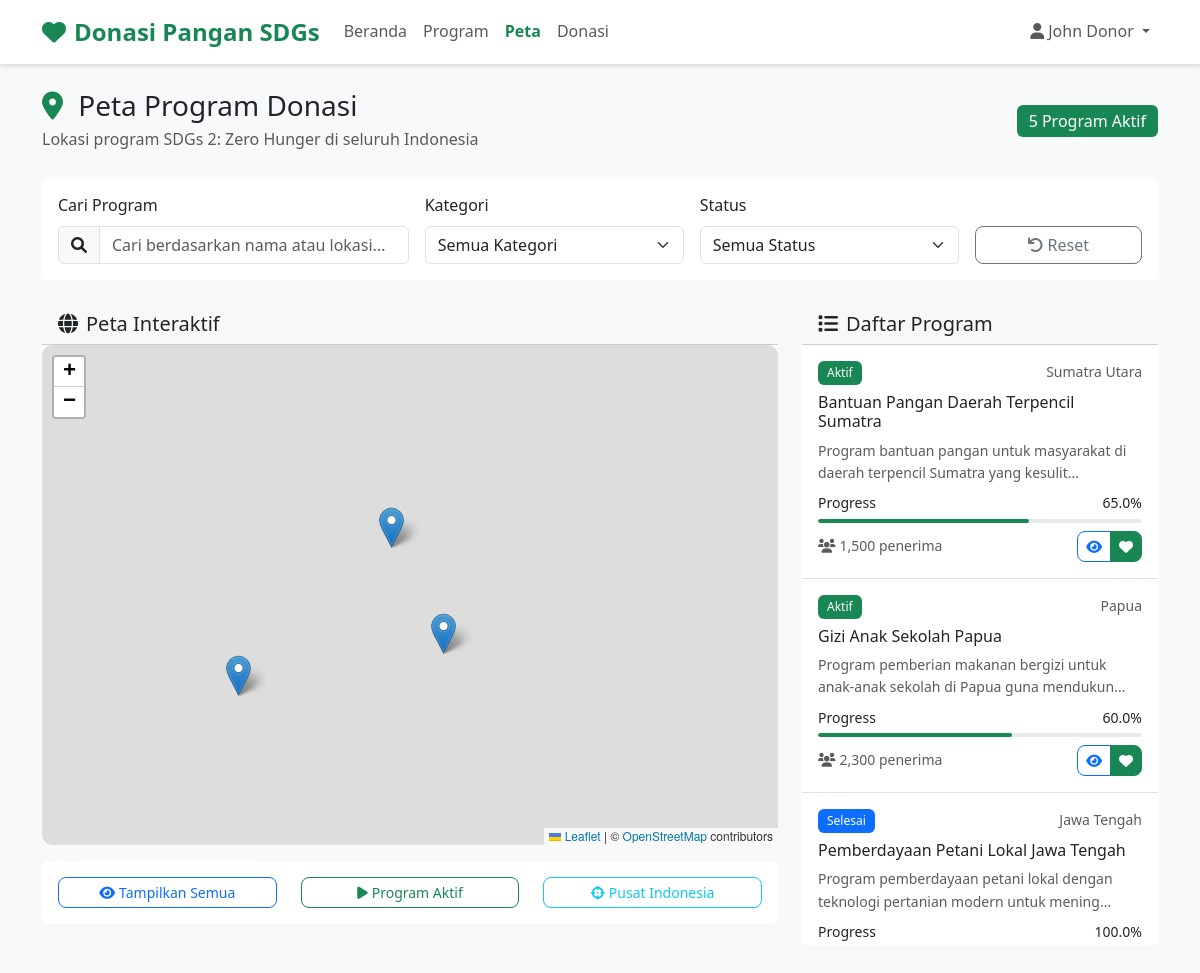
/maps.php (signed in), run on the app's committed database.
### tables this page shows
CREATE TABLE programs (
    id INT PRIMARY KEY AUTO_INCREMENT,
    title VARCHAR(255) NOT NULL,
    description TEXT NOT NULL,
    target_amount DECIMAL(15,2) NOT NULL,
    current_amount DECIMAL(15,2) DEFAULT 0,
    location VARCHAR(100) NOT NULL,
    category VARCHAR(100),
    status ENUM('active', 'completed', 'paused') DEFAULT 'active',
    start_date DATE,
    end_date DATE,
    latitude DECIMAL(10, 8),
    longitude DECIMAL(11, 8),
    address TEXT,
    beneficiaries INT DEFAULT 0,
    created_by INT,
    created_at TIMESTAMP DEFAULT CURRENT_TIMESTAMP,
    updated_at TIMESTAMP DEFAULT CURRENT_TIMESTAMP ON UPDATE CURRENT_TIMESTAMP,
    FOREIGN KEY (created_by) REFERENCES users(id)
);

### includes/config.php (called while the page is built, shortened)
<?php
function isLoggedIn() {
    return isset($_SESSION['user_id']);
}
?>

### maps.php (the view, shortened to what this page needs)
<?php
require_once 'includes/config.php';
try {
    $stmt = $pdo->prepare("
        SELECT p.*,
               (SELECT COUNT(*) FROM donations d WHERE d.program_id = p.id AND d.payment_status = 'success') as donor_count
        FROM programs p
        WHERE p.latitude IS NOT NULL AND p.longitude IS NOT NULL
        ORDER BY p.created_at DESC
    ");
    $stmt->execute();
    $programs = $stmt->fetchAll();
} catch (PDOException $e) {
    $programs = [];
}
?>
<!DOCTYPE html>
<html lang="id">
<head>
    <link href="https://cdn.jsdelivr.net/npm/bootstrap@5.3.0/dist/css/bootstrap.min.css" rel="stylesheet">
    <link href="https://cdnjs.cloudflare.com/ajax/libs/font-awesome/6.0.0/css/all.min.css" rel="stylesheet">
    <link rel="stylesheet" href="https://unpkg.com/leaflet@1.9.4/dist/leaflet.css"/>
    <link href="assets/css/style.css" rel="stylesheet">
</head>
<body class="bg-light">
    <nav class="navbar navbar-expand-lg navbar-light bg-white border-bottom sticky-top">
        <div class="container">
            <a class="navbar-brand d-flex align-items-center" href="index.php">
                <i class="fas fa-heart text-success me-2 fs-4"></i>
                <span class="fw-bold text-success">Donasi Pangan SDGs</span>
            </a>
            <div class="collapse navbar-collapse" id="navbarNav">
                <ul class="navbar-nav me-auto">
                    <li class="nav-item">
                        <a class="nav-link" href="index.php">Beranda</a>
                    </li>
                    <li class="nav-item">
                        <a class="nav-link" href="dashboard.php">Program</a>
                    </li>
                    <li class="nav-item">
                        <a class="nav-link active" href="maps.php">Peta</a>
                    </li>
                    <li class="nav-item">
                        <a class="nav-link" href="donate.php">Donasi</a>
                    </li>
                </ul>
                <div class="navbar-nav">
                    <?php if (isLoggedIn()): ?>
                        <div class="dropdown">
                            <a class="nav-link dropdown-toggle" href="#" role="button" data-bs-toggle="dropdown">
                                <i class="fas fa-user me-1"></i><?= htmlspecialchars($_SESSION['user_name']) ?>
                            </a>
                        </div>
                    <?php else: ?>
                        <a class="nav-link btn btn-outline-success me-2" href="login.php">Login</a>
                        <a class="nav-link btn btn-success" href="register.php">Register</a>
                    <?php endif; ?>
                </div>
            </div>
        </div>
    </nav>
    <div class="container py-4">
        <div class="row mb-4">
            <div class="col">
                <div class="d-flex justify-content-between align-items-center">
                    <div>
                        <h1 class="h3 mb-1">
                            <i class="fas fa-map-marker-alt text-success me-2"></i>
                            Peta Program Donasi
                        </h1>
                        <p class="text-muted mb-0">Lokasi program SDGs 2: Zero Hunger di seluruh Indonesia</p>
                    </div>
                    <div class="badge bg-success fs-6">
                        <?= count($programs) ?> Program Aktif
                    </div>
                </div>
            </div>
        </div>
        <div class="card mb-4">
            <div class="card-body">
                <div class="row g-3">
                    <div class="col-md-4">
                        <label class="form-label">Cari Program</label>
                        <div class="input-group">
                            <span class="input-group-text"><i class="fas fa-search"></i></span>
                            <input type="text" class="form-control" id="searchInput" placeholder="Cari berdasarkan nama atau lokasi...">
                        </div>
                    </div>
                    <div class="col-md-3">
                        <label class="form-label">Kategori</label>
                        <select class="form-select" id="categoryFilter">
                            <option value="">Semua Kategori</option>
                        </select>
                    </div>
                    <div class="col-md-3">
                        <label class="form-label">Status</label>
                        <select class="form-select" id="statusFilter">
                            <option value="">Semua Status</option>
                        </select>
                    </div>
                    <div class="col-md-2">
                        <label class="form-label">&nbsp;</label>
                        <button class="btn btn-outline-secondary w-100" onclick="resetFilters()">
                            <i class="fas fa-undo me-1"></i>Reset
                        </button>
                    </div>
                </div>
            </div>
        </div>
        <div class="row">
            <div class="col-lg-8 mb-4">
                <div class="card">
                    <div class="card-header">
                        <h5 class="card-title mb-0">
                            <i class="fas fa-globe me-2"></i>Peta Interaktif
                        </h5>
                    </div>
                    <div class="card-body p-0">
                        <div id="map"></div>
                    </div>
                </div>
                 <div class="card mt-3">
                    <div class="card-body">
                        <div class="row text-center">
                            <div class="col-4">
                                <button class="btn btn-outline-primary btn-sm w-100" onclick="showAllPrograms()">
                                    <i class="fas fa-eye me-1"></i>Tampilkan Semua
                                </button>
                            </div>
                            <div class="col-4">
                                <button class="btn btn-outline-success btn-sm w-100" onclick="filterByStatus('active')">
                                    <i class="fas fa-play me-1"></i>Program Aktif
                                </button>
                            </div>
                            <div class="col-4">
                                <button class="btn btn-outline-info btn-sm w-100" onclick="centerMap()">
                                    <i class="fas fa-crosshairs me-1"></i>Pusat Indonesia
                                </button>
                            </div>
                        </div>
                    </div>
                </div>
            </div>
            <div class="col-lg-4">
                <div class="card">
                    <div class="card-header">
                        <h5 class="card-title mb-0">
                            <i class="fas fa-list me-2"></i>Daftar Program
                        </h5>
                    </div>
                    <div class="card-body p-0">
                        <div id="programList" style="max-height: 600px; overflow-y: auto;">
                            <?php if (empty($programs)): ?>
                                <p class="p-3 text-center text-muted">Tidak ada program yang ditemukan.</p>
                            <?php else: ?>
                                <?php foreach ($programs as $program): ?>
                                    <div class="program-card p-3 border-bottom" data-program-id="<?= $program['id'] ?>" onclick="selectProgram(<?= $program['id'] ?>)">
                                        <div class="d-flex justify-content-between align-items-start mb-2">
                                            <span class="badge bg-<?= $program['status'] === 'active' ? 'success' : ($program['status'] === 'completed' ? 'primary' : 'secondary') ?> small">
                                                <?= $program['status'] === 'active' ? 'Aktif' : ($program['status'] === 'completed' ? 'Selesai' : 'Dijeda') ?>
                                            </span>
                                            <small class="text-muted"><?= htmlspecialchars($program['location']) ?></small>
                                        </div>
                                        <h6 class="mb-2 program-title"><?= htmlspecialchars($program['title']) ?></h6>
                                        <p class="text-muted small mb-2 program-description"><?= htmlspecialchars(substr($program['description'], 0, 80)) ?>...</p>
                                        <?php
                                        $progress = $program['target_amount'] > 0 ? ($program['current_amount'] / $program['target_amount']) * 100 : 0;
                                        ?>
                                        <div class="mb-2">
                                            <div class="d-flex justify-content-between small mb-1">
                                                <span>Progress</span>
                                                <span><?= number_format($progress, 1) ?>%</span>
                                            </div>
                                            <div class="progress" style="height: 4px;">
                                                <div class="progress-bar bg-success" style="width: <?= min($progress, 100) ?>%"></div>
                                            </div>
                                        </div>
                                        <div class="d-flex justify-content-between align-items-center">
                                            <small class="text-muted">
                                                <i class="fas fa-users me-1"></i><?= number_format($program['beneficiaries']) ?> penerima
                                            </small>
                                            <div class="btn-group btn-group-sm">
                                                <button class="btn btn-outline-primary btn-sm" onclick="event.stopPropagation(); viewProgram(<?= $program['id'] ?>)">
                                                    <i class="fas fa-eye"></i>
                                                </button>
                                                <?php if ($program['status'] === 'active'): ?>
                                                    <button class="btn btn-success btn-sm" onclick="event.stopPropagation(); donateToProgram(<?= $program['id'] ?>)">
                                                        <i class="fas fa-heart"></i>
                                                    </button>
                                                <?php endif; ?>
                                            </div>
                                        </div>
                                    </div>
                                <?php endforeach; ?>
                            <?php endif; ?>
                        </div>
                    </div>
                </div>
            </div>
        </div>
    </div>
</body>
</html>

### assets/css/style.css (style rules this page uses)
:root { --primary-color: #198754; --primary-hover: #157347; --secondary-color: #6c757d; --success-color: #198754; --danger-color: #dc3545; --warning-color: #ffc107; --info-color: #0dcaf0; --light-color: #f8f9fa; --dark-color: #212529; }
body { font-family: "Segoe UI", Tahoma, Geneva, Verdana, sans-serif; line-height: 1.6; }
.card { transition: all 0.3s ease; border: none; }
.progress { border-radius: 10px; height: 8px; }
.progress-bar { border-radius: 10px; }
.btn { border-radius: 8px; font-weight: 500; transition: all 0.3s ease; }
.navbar-brand { font-size: 1.5rem; font-weight: 700; }
.text-success { color: var(--success-color) !important; }
.btn-success { background-color: var(--success-color); border-color: var(--success-color); }
.btn-outline-success { color: var(--success-color); border-color: var(--success-color); }
.input-group-text { background-color: #f8f9fa; border-color: #dee2e6; }
.navbar { box-shadow: 0 2px 4px rgba(0, 0, 0, 0.1); }
.navbar-nav .nav-link { font-weight: 500; transition: color 0.3s ease; }
.navbar-nav .nav-link.active { color: var(--success-color) !important; font-weight: 600; }
.badge { font-weight: 500; padding: 0.5em 0.75em; }

### maps.php (style rules this page uses)
#map { height: 500px; width: 100%; border-radius: 10px; z-index: 0; }
.program-card { cursor: pointer; transition: all 0.3s ease; }

### data on the page
programs: status "Aktif", location "Sumatra Utara", title "Bantuan Pangan Daerah Terpencil Sumatra", description "Program bantuan pangan untuk masyarakat di daerah terpencil Sumatra yang kesulit", progress "65.0", beneficiaries "1,500"
programs: status "Aktif", location "Papua", title "Gizi Anak Sekolah Papua", description "Program pemberian makanan bergizi untuk anak-anak sekolah di Papua guna mendukun", progress "60.0", beneficiaries "2,300"
programs: status "Selesai", location "Jawa Tengah", title "Pemberdayaan Petani Lokal Jawa Tengah", description "Program pemberdayaan petani lokal dengan teknologi pertanian modern untuk mening", progress "100.0"

### other printed values
$_SESSION['user_name'] "John Donor"
count($programs) "5"
